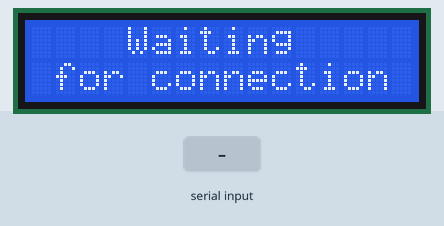
This sketch was run on a simulated Arduino Uno, built with avr-gcc and run on an emulated ATmega328P. Parts: 16×2 character LCD. Inputs (shaded band) come from the test bench. The modem accepts every AT command (registered, SIM ready, sends succeed) and sends nothing else; what the sketch prints to the serial monitor is not drawn.

Above: at 1.3 s.
1.4 s: "1\n" received over Serial
At 2.5 s:
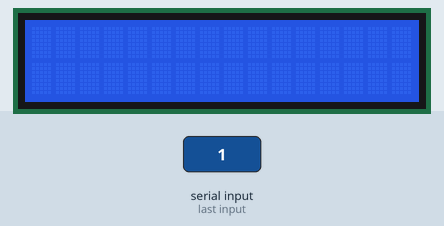
2.9 s: "0\n" received over the second serial link
At 3.4 s:
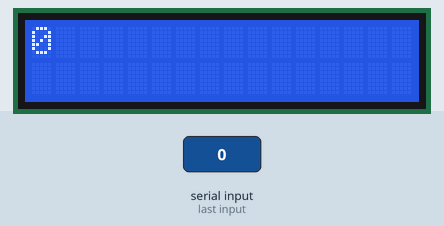
4.4 s: "1\n" received over the second serial link
At 5.8 s:
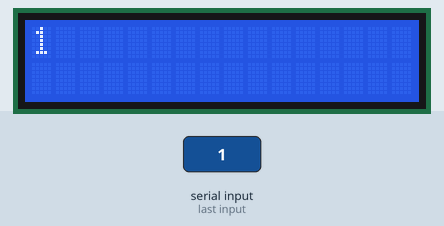
Timing chart, 0 to 7.4 s (numbered marks = the images above; inputs shaded):
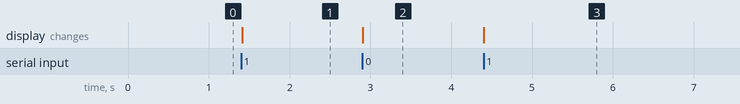

The sketch:

MeteoMonitor.ino
```cpp
#include <SoftwareSerial.h>
#include <Wire.h>
#include <LiquidCrystal_I2C.h>

LiquidCrystal_I2C lcd(0x27,16,2); // Параметры: Адрес устройства, размер экрана

#define rxPin 2
#define txPin 3

SoftwareSerial btSerial(rxPin, txPin);

bool isDisplayingMode = true;

void setup()
{
   lcd.init();
   lcd.backlight();
   // define pin modes for tx, rx pins:
   pinMode(rxPin, INPUT);
   pinMode(txPin, OUTPUT);
   btSerial.begin(38400);
   Serial.begin(38400);
   Serial.println("Serial started");


   lcd.print("    Waiting");
   lcd.setCursor(0, 1);
   lcd.print(" for connection");

   btSerial.println("AT");
   while (!btSerial.available());
   while (btSerial.available() > 0)
        char c = btSerial.read();
   btSerial.println("AT+INIT");
   while (!btSerial.available());
   while (btSerial.available() > 0)
        char c = btSerial.read();
   btSerial.println("AT+INQ");
   while (!btSerial.available());
   while (btSerial.available() > 0)
        char c = btSerial.read();
   btSerial.println("AT+LINK=2014,5,191146");
   while (!btSerial.available());
   while (btSerial.available() > 0)
        char c = btSerial.read();
}

void loop()
{
  int i = 0;
  char someChar[32] = {0};
  // when characters arrive over the serial port...
  bool availible = Serial.available();
  if(availible) {
    do{
        someChar[i++] = Serial.read();
      //As data trickles in from your serial port you are grabbing as much as you can,
      //but then when it runs out (as it will after a few bytes because the processor
      //is much faster than a 9600 baud device) you exit loop, which then restarts,
      //and resets i to zero, and someChar to an empty array.So please be sure to keep this delay
      delay(3);

    }while (Serial.available() > 0);

    lcd.clear();
    Serial.println(i);
    btSerial.println(someChar);
    Serial.println(someChar);
  }

  lcd.setCursor(0, 0);
  while(btSerial.available())
      {
        if (isDisplayingMode)
        {
          lcd.clear();
          isDisplayingMode = false;
        }
        char c = (char)btSerial.read();
        Serial.print(c);
        if (c != 13 && c != 10)
          lcd.print(c);
        if (c == '\n')
          lcd.setCursor(0, 1);
      }
  isDisplayingMode = true;
}
```

Measured:
- after the input at 1.4 s, the display: changes at once (image 1)
- after the input at 2.9 s, the display: changes at once (image 2)
- after the input at 4.4 s, the display: changes at once (image 3)
